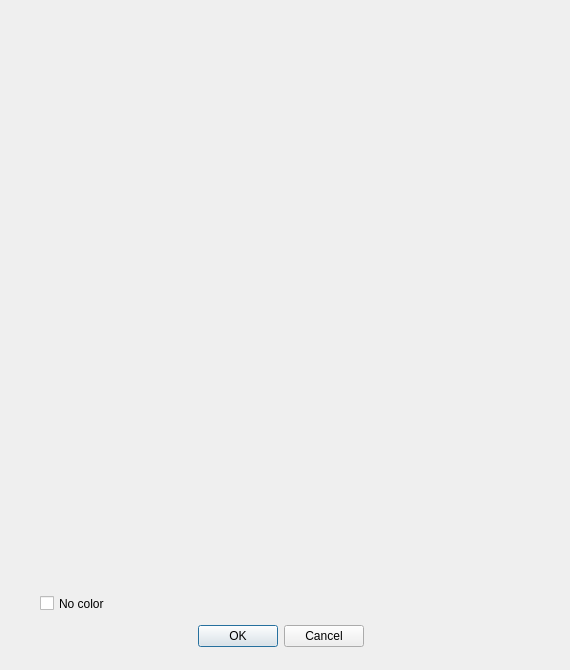
<?xml version="1.0" encoding="UTF-8"?>
<ui version="4.0">
 <class>ColorDialog</class>
 <widget class="QDialog" name="ColorDialog">
  <property name="geometry">
   <rect>
    <x>0</x>
    <y>0</y>
    <width>570</width>
    <height>670</height>
   </rect>
  </property>
  <property name="windowTitle">
   <string>Select color</string>
  </property>
  <widget class="QDialogButtonBox" name="buttonBox">
   <property name="geometry">
    <rect>
     <x>0</x>
     <y>620</y>
     <width>561</width>
     <height>32</height>
    </rect>
   </property>
   <property name="orientation">
    <enum>Qt::Horizontal</enum>
   </property>
   <property name="standardButtons">
    <set>QDialogButtonBox::Cancel|QDialogButtonBox::Ok</set>
   </property>
   <property name="centerButtons">
    <bool>true</bool>
   </property>
  </widget>
  <widget class="QCheckBox" name="noColorCheck">
   <property name="geometry">
    <rect>
     <x>40</x>
     <y>595</y>
     <width>70</width>
     <height>17</height>
    </rect>
   </property>
   <property name="text">
    <string>No color</string>
   </property>
  </widget>
 </widget>
 <resources/>
 <connections>
  <connection>
   <sender>buttonBox</sender>
   <signal>accepted()</signal>
   <receiver>ColorDialog</receiver>
   <slot>accept()</slot>
   <hints>
    <hint type="sourcelabel">
     <x>248</x>
     <y>254</y>
    </hint>
    <hint type="destinationlabel">
     <x>157</x>
     <y>274</y>
    </hint>
   </hints>
  </connection>
  <connection>
   <sender>buttonBox</sender>
   <signal>rejected()</signal>
   <receiver>ColorDialog</receiver>
   <slot>reject()</slot>
   <hints>
    <hint type="sourcelabel">
     <x>316</x>
     <y>260</y>
    </hint>
    <hint type="destinationlabel">
     <x>286</x>
     <y>274</y>
    </hint>
   </hints>
  </connection>
 </connections>
</ui>
